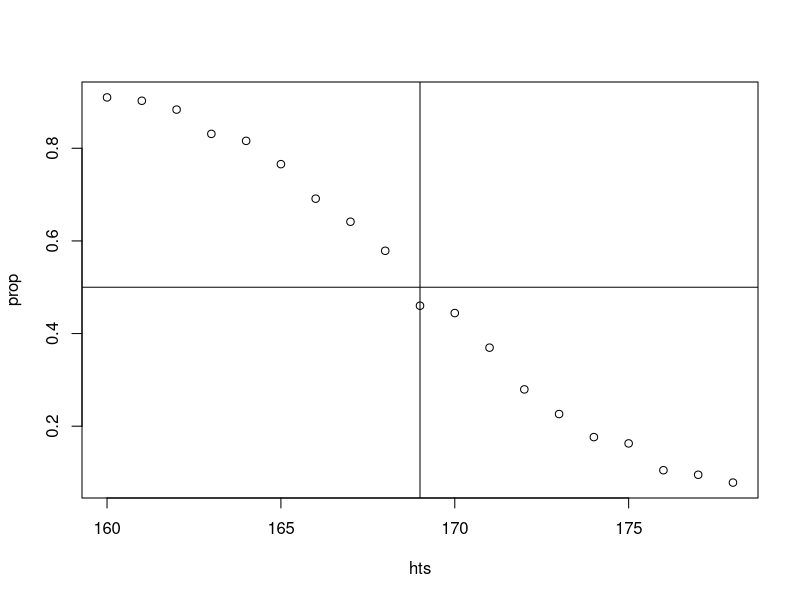

The R script that drew this image:
## ---- chunk 1
knitr::opts_chunk$set(echo = TRUE, fig.align = "center", tidy = TRUE, results = "hold", warning = FALSE)
## ---- chunk 2
n = 1000
y = rbinom(n, 1, 0.25)
# proportion of ones Pr(Y)
sum(y == 1)/length(y)
# expectaion of Y
mean(y)
## ---- chunk 3
    n = 10000
    set.seed(1)
    men = rnorm(n, 176, 7) # height in centimeters
    women = rnorm(n, 162, 7) # height in centimeters
    y = c(rep(0, n), rep(1, n))
    x = round(c(men, women))
    # mix it up
    ind = sample(seq(along = y))
    y = y[ind]
    x = x[ind]
## ---- chunk 4
    theData <- data.frame(x, y)
    exactHeight <- subset(theData, x == 176)
    round(mean(exactHeight$y))
## ---- chunk 5
    hts = seq(160, 178)
    prop = sapply(hts, function(x1) sum(y[x == x1]) / sum(x == x1))
    plot(hts, prop)
    abline(h = 0.5, v = mean(hts))
    mean(hts)
